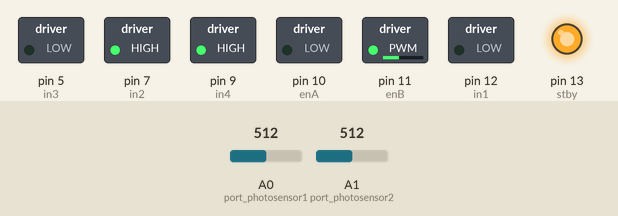
Simulated run of this sketch. Board: Arduino Uno, built with avr-gcc and run on an emulated ATmega328P. Shown: switched loads named in the sketch (green lamp = pin HIGH), output pins drawn as LEDs (lit = HIGH). Inputs (shaded band) come from the test bench; at power-on: A1 (port_photosensor2) = 512, A0 (port_photosensor1) = 512. What the sketch prints to the serial monitor is not drawn.

Above: at 1.2 s.
1.3 s: A1 (port_photosensor2) set to 110
2.8 s: A1 (port_photosensor2) set to 95
At 3.4 s:
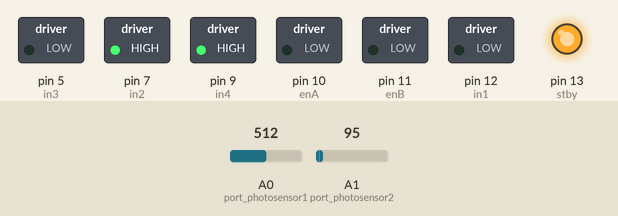
4.3 s: A0 (port_photosensor1) set to 682
5.8 s: A0 (port_photosensor1) set to 718
At 6.9 s:
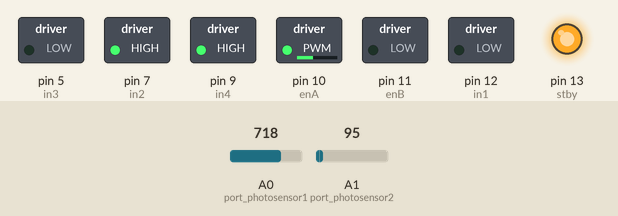
7.3 s: A1 (port_photosensor2) set to 122
At 8.1 s:
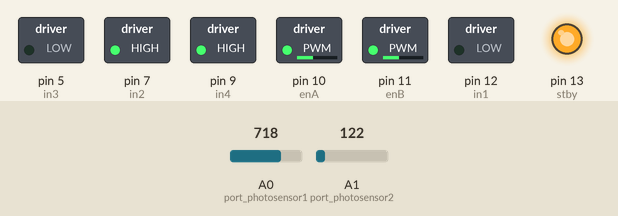
8.8 s: A1 (port_photosensor2) set to 90
At 9.1 s:
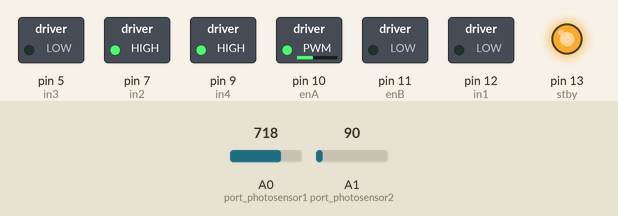
Timing chart, 0 to 11.3 s (numbered marks = the images above; inputs shaded):
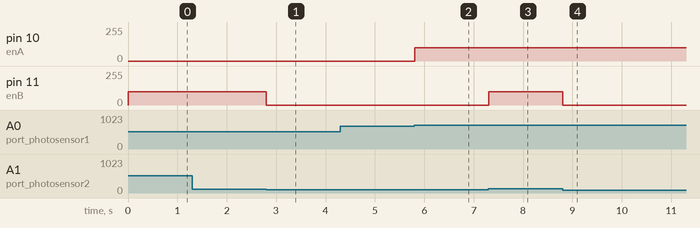

Measured:
- the behaviour switches between 101 and 100 on A1 (port_photosensor2) (found by bisection; images 0 and 1)
- the behaviour switches between 700 and 701 on A0 (port_photosensor1) (found by bisection; images 1 and 2)
- after the input at 2.8 s, pin 11 (enB): 100/255 → 0/255 at once
- after the input at 5.8 s, pin 10 (enA): 0/255 → 100/255 at once
- after the input at 7.3 s, pin 11 (enB): 0/255 → 100/255 at once
- after the input at 8.8 s, pin 11 (enB): 100/255 → 0/255 at once

The sketch:

Main_Arduino_code.ino
```cpp
#include "Grove_Motor_Driver_TB6612FNG.h"
#include <Wire.h>

MotorDriver motor;

    int enA = 10;
    int in1 = 12;
    int in2 = 7;
    int enB = 11;
    int in3 = 5;
    int in4 = 9;
    int stby = 13;

    int port_photosensor1 = A0;
    int port_photosensor2 = A1;
    int motorSpeedA =0;
    int motorSpeedB = 0;
    void setup() {
      pinMode(enA, OUTPUT);
      pinMode(in1, OUTPUT);
      pinMode(in2, OUTPUT);
      pinMode(enB, OUTPUT);
      pinMode(in3, OUTPUT);
      pinMode(in4, OUTPUT);
      pinMode(stby,OUTPUT);
      //Serial.begin(115200);
      digitalWrite(in1, LOW);
      digitalWrite(in2, HIGH);
      digitalWrite(in3, LOW);
      digitalWrite(in4, HIGH);
      digitalWrite(stby, HIGH);
      Wire.begin();
      Serial.begin(9600);
      motor.init();
    }
    void loop() {


      Serial.print(analogRead(port_photosensor2));
      if (analogRead(port_photosensor2)>100){
        motorSpeedB=100;
      }
        else{
        motorSpeedB=0;}


       if (analogRead(port_photosensor1)>700){
        motorSpeedA=100;

      }
      else{
        motorSpeedA=0;}

      Serial.println();
      analogWrite(enA, motorSpeedA); // Send PWM signal to motor A
      analogWrite(enB,motorSpeedB);
    }
```
